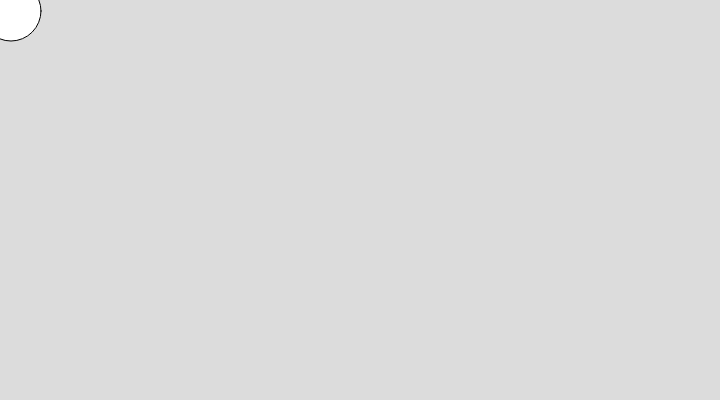
Frame 1 (no input)
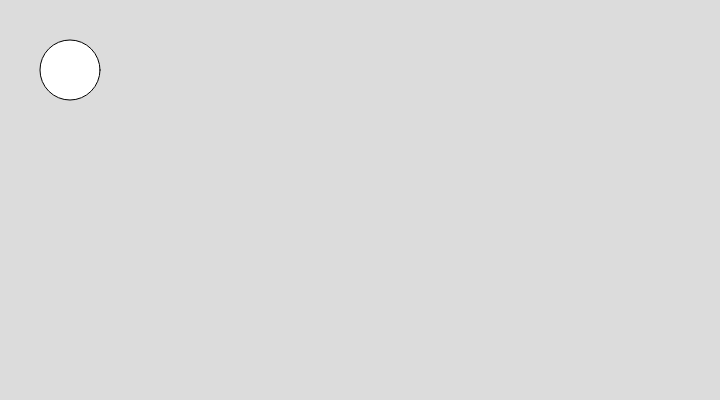
Frame 60 (no input)
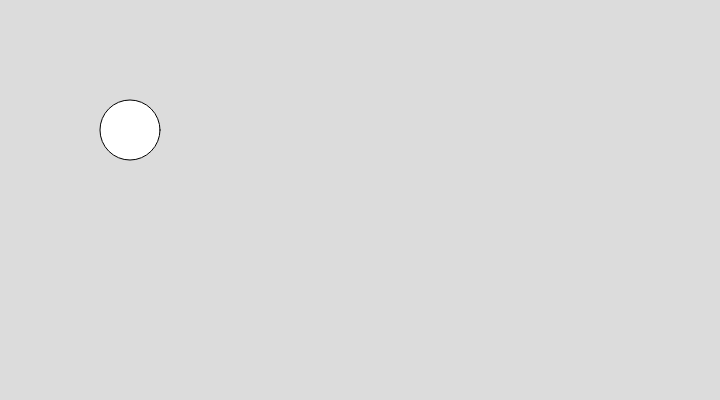
Frame 120 (the mouse pressed at the canvas centre since frame 60)

The p5.js sketch that drew these frames (run headless with seeded random() and noise() and a simulated clock; from frame 60 on, the mouse is pressed at the canvas centre):

// p5.js sketch
// ── sketch.js
var x = 0
var y = 0
var z = 60

function setup() {
  createCanvas(720, 400);
  background(102);
  circle(10 + x,10 + y,x)
}


function draw() {
  background(220);
  y = y +1
  x = x +1
  circle(10 + x,10 + y,z)
  
}
